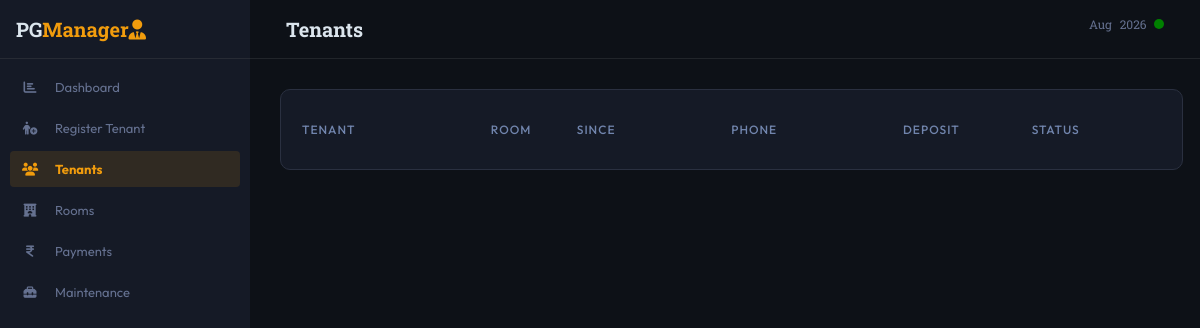
Before: /tenant with the older database file.
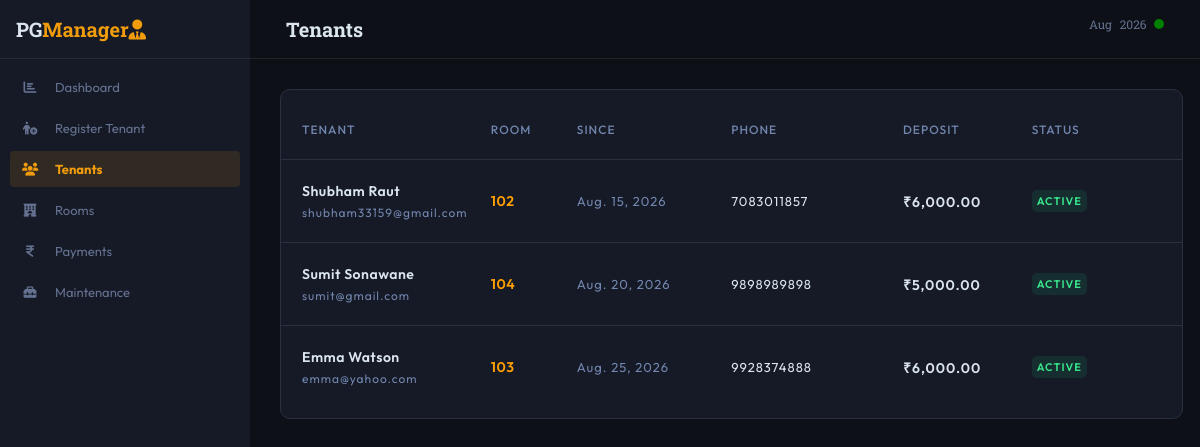
After: the same page with the newer database file.
### dashboard/models.py (models this page shows, shortened)
class Tenant(models.Model):
    firstname = models.CharField(max_length=100, null=False, blank=False)
    lastname = models.CharField(max_length=100, null=True, blank=True)
    phone_number = models.CharField(max_length=10, null=False, blank=False)
    email = models.EmailField(unique=True, null=True, blank=True)
    uid = models.CharField(unique=True, max_length=12, blank=False)
    gender = models.CharField(max_length=10)
    status = models.CharField(max_length=100, null=False, blank=False, default="Active")
    emg_contact_name = models.CharField(max_length=100, null=False, blank=False)
    emg_contact = models.CharField(max_length=10, null=True, blank=True)
    address = models.ForeignKey(Address, on_delete=models.PROTECT, null=False, blank=False)
    room = models.ForeignKey(Room,on_delete=models.PROTECT, null=False, blank=False)
    move_in_date = models.DateField(null=False, blank=False)
    security_deposit = models.DecimalField(max_digits=10, decimal_places=2)
    adv_rent = models.DecimalField(max_digits=10, decimal_places=2)
    notes = models.TextField(max_length=1000, blank=True)
    slug = models.SlugField(unique=True, default=uuid.uuid4, editable=False)

class Room(models.Model):
    number = models.CharField(max_length=10, null=False, blank=False)
    sharing_type = models.CharField(max_length=10)
    rent = models.CharField(max_length=100000)
    floor = models.CharField(max_length=50)

### dashboard/views.py (the view)
# urls.py: path("tenant", views.tenant, name="tenant"),
def tenant(request):
    tenant_info = Tenant.objects.all()
    return render(request, "dashboard/tenant.html", {
        "tenant_info" : tenant_info
    })

### dashboard/templates/dashboard/tenant.html (shortened to what this page needs)
{% extends "base.html" %}
{% load static %}
{% load humanize %}
{% block css_file %}
    <link rel="stylesheet" href="{% static 'dashboard/tenant.css' %}">
{% endblock css_file %}
{% block content %}
<main>
    <header class="page-header">
        <div class="header-title header-box">
            <h2>Tenants</h2>
        </div>
        <div class="header-date header-box">
            <span>{% now "M Y" %}</span>
            <span class="status-dot"></span>
        </div>
    </header>
    <div class="tenant-table">
        <div class="tenant-row tenant-header">
            <div>TENANT</div>
            <div>ROOM</div>
            <div>SINCE</div>
            <div>PHONE</div>
            <div>DEPOSIT</div>
            <div>STATUS</div>
        </div>
        {% for t_info in tenant_info %}
            <div class="tenant-row">
                <div class="tenant-details">
                    <span class="tenant-name">
                        {{ t_info.firstname }}
                        {{ t_info.lastname }}
                    </span>
                    <span class="tenant-email">
                        {{ t_info.email }}
                    </span>
                </div>
                <div class="room-number">
                    {{ t_info.room.number }}
                </div>
                <div class="move-in-date">
                    {{ t_info.move_in_date }}
                </div>
                <div class="phone-number">
                    {{ t_info.phone_number }}
                </div>
                <div class="deposit">
                    ₹{{ t_info.security_deposit | intcomma }}
                </div>
                <div>
                    {% if t_info.status == "Active" %}
                        <span class="status active">{{ t_info.status | upper}} </span>
                    {% elif t_info.status == "Overdue" %}
                        <span class="status overdue">{{ t_info.status | upper}} </span>
                    {% elif t_info.status == "Notice" %}
                        <span class="status notice">{{ t_info.status | upper}} </span>
                    {% endif %}
                </div>
            </div>
        {% endfor %}
    </div>
</main>
{% endblock content %}

### templates/base.html (shortened to what this page needs)
{% load static %}
<!DOCTYPE html>
<html lang="en">
<head>
    <link rel="stylesheet" href="{% static "base.css" %}">
    {% block css_file %}{% endblock css_file %}
</head>
<body>
    <div class="layout">
        <aside class="sidebar bg-lightblack">
            <div class="title">
                <h3>PG<span class="text-yellow">Manager<i class="fa-solid fa-user-tie"></i></span></h3>
            </div>
            <nav class="navbar">
                <li><a href="{% url "dashboard" %}" class="{% if request.resolver_match.url_name == 'dashboard' %}active{% endif %}"><i class="fa-solid fa-chart-bar"></i>Dashboard</a></li>
                <li><a href="{% url "registration" %}" class="{% if request.resolver_match.url_name == 'registration' %}active{% endif %}"><i class="fa-solid fa-person-circle-plus"></i>Register Tenant</a></li>
                <li><a href="{% url "tenant" %}" class="{% if request.resolver_match.url_name == 'tenant' %}active{% endif %}"><i class="fa-solid fa-users"></i>Tenants</a></li>
                <li><a href="{% url "room" %}" class="{% if request.resolver_match.url_name == 'room' %}active{% endif %}"><i class="fa-solid fa-hotel"></i>Rooms</a></li>
                <li><a href="{% url "payment" %}" class="{% if request.resolver_match.url_name == 'payment' %}active{% endif %}"><i class="fa-solid fa-indian-rupee-sign"></i>Payments</a></li>
                <li><a href="{% url "complaint-registration" %}" class="{% if request.resolver_match.url_name == 'complaint-registration' %}active{% endif %}"><i class="fa-solid fa-toolbox"></i>Maintenance</a></li>
            </nav>
        </aside>
        <div class="main-content">
            {% block content %}
            {% endblock content %}
        </div>
    </div>
</body>
</html>

### static/base.css (style rules this page uses)
* { box-sizing: border-box; margin: 0; padding: 0; }
html { font-family: "Outfit", sans-serif; font-size: 62.5%; }
li { list-style: none; }
.text-yellow { color: #f19c0d; }
.bg-lightblack { background: #151a26; }
.layout { display: flex; min-height: 100vh; }
.sidebar { position: fixed; top: 0; bottom: 0; left: 0; width: 25rem; background: #151a26; z-index: 1000; }
.sidebar .title h3 { color: #dbe5ed; border-bottom: 1px solid #4e53544f; padding: 1.6rem; font-family: "Roboto Slab", serif; font-size: 2rem; }
.sidebar .navbar { font-family: "Outfit", sans-serif; font-size: 1.3rem; margin: 1rem; }
.sidebar .navbar li a { display: flex; align-items: center; gap: 1.5rem; text-decoration: none; padding: 1rem; border-radius: 4px; margin: 0.5rem auto; color: #657190; }
.sidebar .navbar li i { width: 2rem; text-align: center; }
.sidebar .navbar a.active { color: #f19c0d; background: #f59e0b1f; font-weight: 700; }
.layout .main-content { background: #0d1117; width: 100%; margin-left: 25rem; min-height: 100vh; }

### dashboard/static/dashboard/tenant.css (style rules this page uses)
.page-header { font-family: "Roboto Slab", serif; color: #dbe5ed; display: flex; margin-bottom: 1rem; justify-content: space-between; border-bottom: 0.5px solid #4e53544f; }
.header-title h2 { padding: 1.6rem; font-weight: 700; font-size: 2.0rem; margin-left: 2rem; }
.header-date { padding: 1.6rem; align-items: center; margin-right: 2rem; }
.header-date span { display: inline-block; color: #657190; font-size: 1.2rem; word-spacing: 0.5rem; }
.header-date .status-dot { width: 1rem; height: 1rem; background: green; border-radius: 100%; margin-left: 0.5rem; }
.tenant-table { color: #dbe5ed; border: 1px solid #2a3040; width: 95%; background: #151a26; border-radius: 1rem; margin: 3rem; padding: 1rem; letter-spacing: 1px; }
.tenant-row { display: grid; grid-template-columns: 2.2fr 1fr 1.8fr 2fr 1.5fr 1.5fr; border-bottom: 1px solid #2a3040; align-items: center; min-height: 4rem; padding: 2.2rem 2.2rem; margin: 0 -1.1rem; }
.tenant-row:last-child { border-bottom: none; }
.tenant-header { color: #7185ad; min-height: 4.5rem; font-size: 1.2rem; font-weight: 500; }
.tenant-details { display: flex; flex-direction: column; gap: 0.5rem; }
.tenant-name { font-size: 1.4rem; font-weight: 600; letter-spacing: 0.5px; }
.tenant-email { font-size: 1.2rem; color: #7185ad; }
.room-number { color: #ff9f00; font-size: 1.4rem; font-weight: 600; letter-spacing: 0.5px; }
.move-in-date { color: #7185ad; font-size: 1.3rem; }
.phone-number { font-size: 1.3rem; }
.deposit { font-size: 1.4rem; font-weight: 600; }
.status { display: inline-block; padding: 0.4rem 0.5rem; border-radius: 5px; font-size: 1.1rem; font-weight: 600; }
.status.active { color: #38e58c; background: rgba(34, 197, 121, 0.119); }

Changed rows visible on the page:
added Tenant: firstname "Shubham", lastname "Raut", email "shubham33159@gmail.com", room.number "102", move_in_date "Aug. 15, 2026", phone_number "7083011857", security_deposit "6,000.00", status "ACTIVE"
added Tenant: firstname "Sumit", lastname "Sonawane", email "sumit@gmail.com", room.number "104", move_in_date "Aug. 20, 2026", phone_number "9898989898", security_deposit "5,000.00", status "ACTIVE"
added Tenant: firstname "Emma", lastname "Watson", email "emma@yahoo.com", room.number "103", move_in_date "Aug. 25, 2026", phone_number "9928374888", security_deposit "6,000.00", status "ACTIVE"
